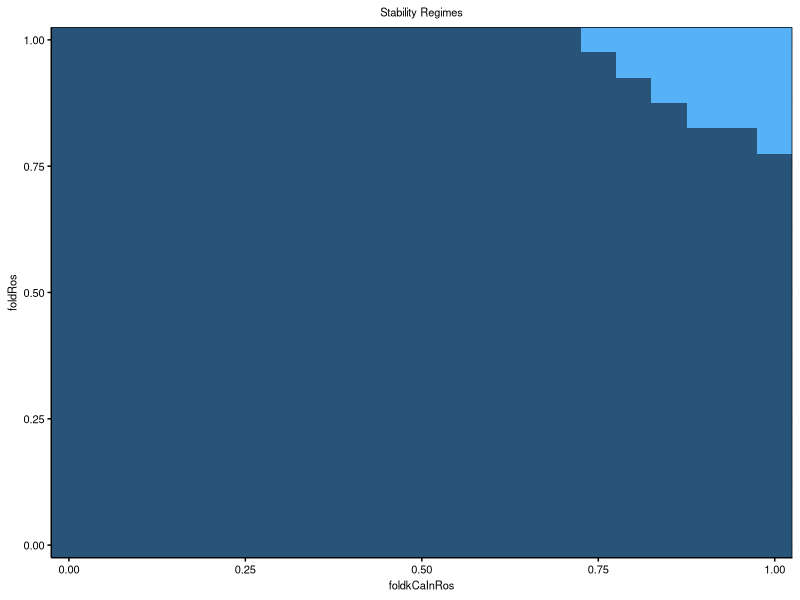
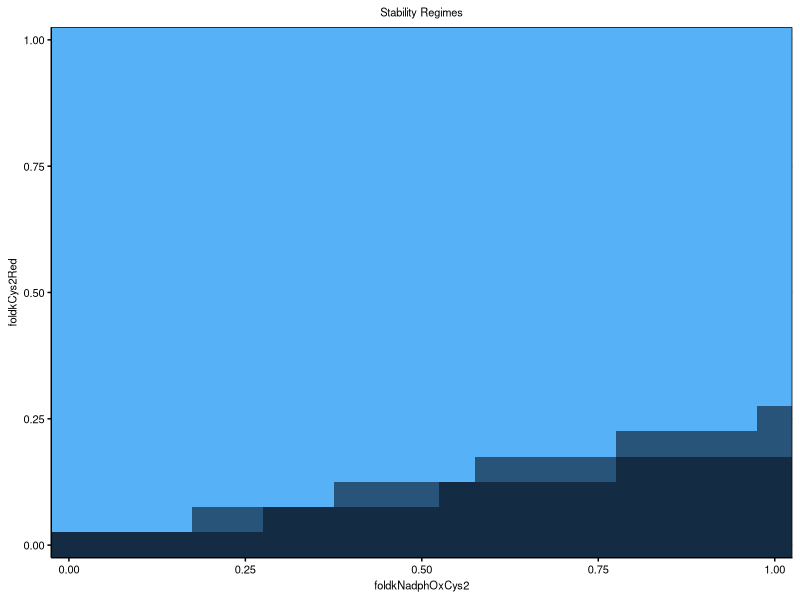
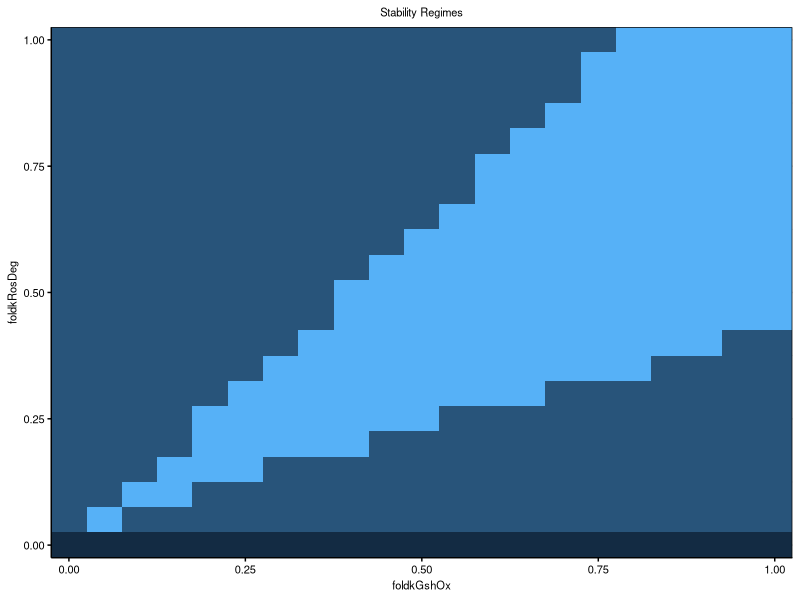
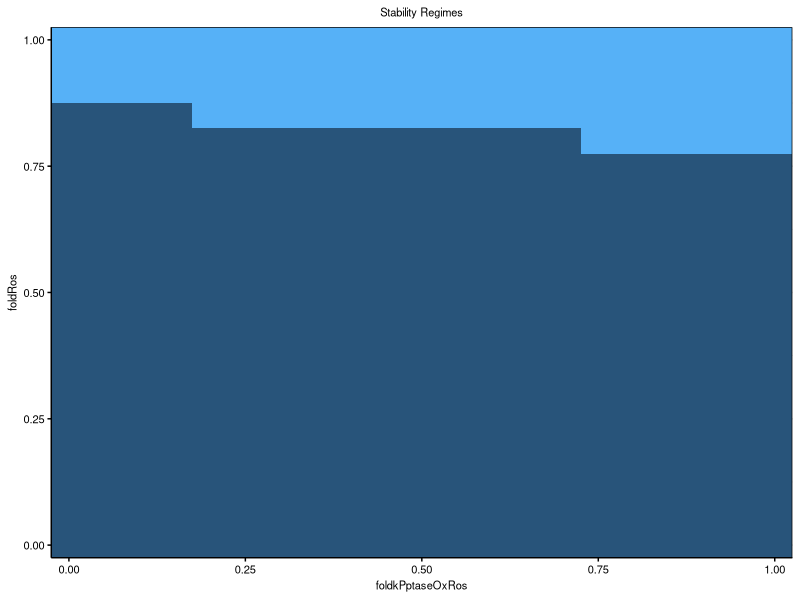
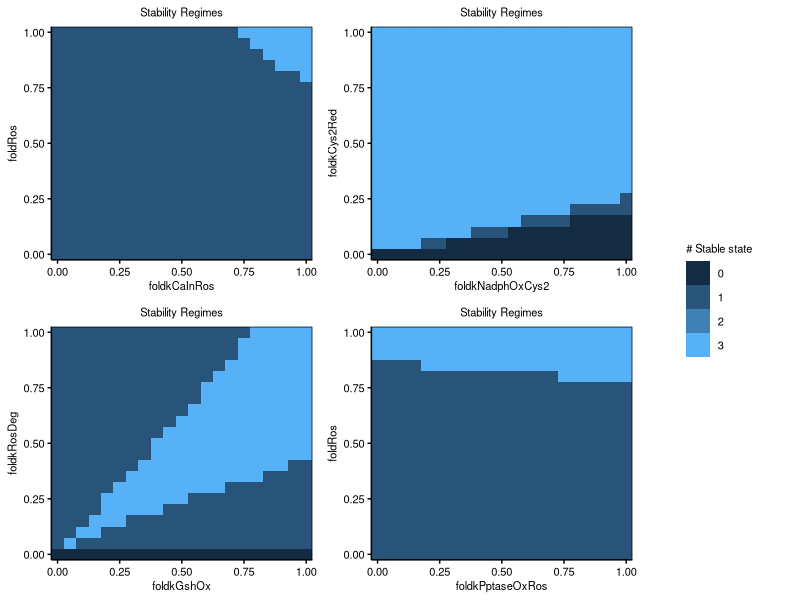

These charts were generated, in order, by the following R code:
##### read data
#### set working directory
# setwd("D:/Lab_SHC_files/ROS_model/008_afterChiaChouMod/003_fig3")

#### read data
sol1 <- read.table("ROS_v6_BifurcationCaRosFeedback_solve_1_out.txt", header = TRUE, sep = "\t") 
sol2 <- read.table("ROS_v6_BifurcationCys2NadphFeedback_solve_1_out.txt", header = TRUE, sep = "\t") 
sol3 <- read.table("ROS_v6_BifurcationGshRosFeedback_solve_1_out.txt", header = TRUE, sep = "\t") 
sol4 <- read.table("ROS_v6_BifurcationTkRosFeedback_solve_1_out.txt", header = TRUE, sep = "\t") 

#### make numeric key data
sol1$gshmax <- as.numeric(sol1$gshmax)
sol1$gshmin <- as.numeric(sol1$gshmin)
sol1$rosmax <- as.numeric(sol1$rosmax)
sol1$rosmin <- as.numeric(sol1$rosmin)
sol2$gshmax <- as.numeric(sol2$gshmax)
sol2$gshmin <- as.numeric(sol2$gshmin)
sol2$rosmax <- as.numeric(sol2$rosmax)
sol2$rosmin <- as.numeric(sol2$rosmin)
sol3$gshmax <- as.numeric(sol3$gshmax)
sol3$gshmin <- as.numeric(sol3$gshmin)
sol3$rosmax <- as.numeric(sol3$rosmax)
sol3$rosmin <- as.numeric(sol3$rosmin)
sol4$gshmax <- as.numeric(sol4$gshmax)
sol4$gshmin <- as.numeric(sol4$gshmin)
sol4$rosmax <- as.numeric(sol4$rosmax)
sol4$rosmin <- as.numeric(sol4$rosmin)

##### libraries
library("ggplot2")
library("cowplot")
library("viridis")

##### plot themes
gtheme <- theme(
	axis.line = element_line(color = "black"), 
	axis.ticks = element_line(color = "black"), 
	axis.text = element_text(color = "black", size = 8), 
	axis.title = element_text(color = "black", size = 8), 
	legend.key = element_rect(fill = "white"), 
	legend.text = element_text(color = "black", size = 8), 
	legend.title = element_text(color = "black", size = 8), 
	panel.grid.major = element_line(color = "grey"), 
	panel.grid.minor = element_line(color = "grey"), 
	panel.background = element_rect(fill = "white"), 
	panel.border = element_rect(fill = NA, color = "black"), 
	plot.title = element_text(color = "black", size = 8, hjust = 0.5),
	strip.background = element_rect(colour = "black", fill = "white"),
	strip.text.x = element_text(color = "black", size = 8),
	strip.text.y = element_text(color = "black", size = 8))

#### number of stable state
p1a <- ggplot(data = sol1, aes(x = foldkCaInRos, y = foldRos, fill = nStableState)) 
p1b <- p1a + geom_tile()
p1c <- p1b + scale_x_continuous(name = "foldkCaInRos", expand = c(0, 0)) + scale_y_continuous(expand = c(0, 0), name = "foldRos") + scale_fill_gradient(name = "# Stable state", guide = "legend", limits = c(0, 3))
p1d <- p1c + gtheme + labs(title = "Stability Regimes")
p1e <- p1d + theme(legend.position = "none")
p1e

leg <- get_legend(p1d)

p2a <- ggplot(data = sol2, aes(x = foldkNadphOxCys2, y = foldkCys2Red, fill = nStableState)) 
p2b <- p2a + geom_tile()
p2c <- p2b + scale_x_continuous(name = "foldkNadphOxCys2", expand = c(0, 0)) + scale_y_continuous(expand = c(0, 0), name = "foldkCys2Red") + scale_fill_gradient(name = "# Stable state", guide = "legend", limits = c(0, 3))
p2d <- p2c + gtheme + labs(title = "Stability Regimes")
p2e <- p2d + theme(legend.position = "none")
p2e

p3a <- ggplot(data = sol3, aes(x = foldkGshOx, y = foldkRosDeg, fill = nStableState)) 
p3b <- p3a + geom_tile()
p3c <- p3b + scale_x_continuous(name = "foldkGshOx", expand = c(0, 0)) + scale_y_continuous(expand = c(0, 0), name = "foldkRosDeg") + scale_fill_gradient(name = "# Stable state", guide = "legend", limits = c(0, 3))
p3d <- p3c + gtheme + labs(title = "Stability Regimes")
p3e <- p3d + theme(legend.position = "none")
p3e

p4a <- ggplot(data = sol4, aes(x = foldkPptaseOxRos, y = foldRos, fill = nStableState)) 
p4b <- p4a + geom_tile()
p4c <- p4b + scale_x_continuous(name = "foldkPptaseOxRos", expand = c(0, 0)) + scale_y_continuous(expand = c(0, 0), name = "foldRos") + scale_fill_gradient(name = "# Stable state", guide = "legend", limits = c(0, 3))
p4d <- p4c + gtheme + labs(title = "Stability Regimes")
p4e <- p4d + theme(legend.position = "none")
p4e

#### assemble subplots
ap1a <- plot_grid(p1e, p2e, p3e, p4e, nrow = 2)
ap1b <- plot_grid(ap1a, leg, ncol = 2, rel_widths = c(8, 2))
ap1b

ggsave2("ROS_v6_Bifurcation4Feedbacks_1.pdf", width = 4.5, height = 3.6, units = "in")
